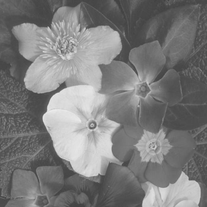
#> input picture Data/Q1/flowers.png, 207 x 207 px, shrunk from 512 x 512 before the run, found by its file name
$ jupyter execute --allow-errors IP-HW1ori.ipynb
#> lines starting #> are read from the running program, lines starting #| are printed output that depends on the picture
# Image Processing: Assignment #1
## Submission date: 10/11/2026, 23:59.
### Topics:
- Image Acquisition
- Image Histograms
- Point Operations

**Submitted by:**

- **Student 1 - Name, ID**
- **Student 2 - Name, ID**

### Assignment Instructions

- Submissions must be completed **in pairs only**. Include both students' full names and ID numbers at the top of the notebook.

- Keep your code **clean, concise, and readable**.

- You may work in your preferred IDE, but you **must** paste your final code into the **corresponding notebook cells** and run it there.

- **Write all textual answers in red** (e.g., using `<span style="color:red">your answer here</span>`).

- All figures, printed results, and other outputs must remain visible in the notebook. **Run all cells** before submitting, and **do not clear the outputs**.

- Use **relative file paths only**. Do not include absolute paths specific to your local machine.

**Important:** The use of ChatGPT and other AI tools is permitted. However, your solutions must rely **only on methods and concepts covered in the course**, and you must **fully understand and be able to explain every part of your submission**. You are responsible for the correctness and originality of your work. Plagiarism or violations of this policy may result in **a grade of zero and disciplinary action**.

Run the setup cell below before starting the assignment.
It will import all required libraries, load the dataset, and define helper functions used in later cells.

[cell 1]
# -- Setup --

# Importing Libraries
import os, re
import numpy as np
import cv2 as cv
import matplotlib.pyplot as plt
import matplotlib.patches as patches
from pathlib import Path
import math, zipfile

try:
    from google.colab import files
except ImportError:
    files = None  # For running the notebook locally

plt.rcParams['figure.figsize'] = (6, 4)
plt.rcParams['image.cmap'] = 'gray'


def _ensure_data_root():
    """Locate Data/ or extract Data.zip (supports Colab and local notebooks)."""
    for folder in ("/content/Data", "./Data"):
        if os.path.isdir(folder):
            return os.path.abspath(folder)

    for archive, location in (("/content/Data.zip", "/content"),
                              ("./Data.zip", ".")):
        if os.path.isfile(archive):
            with zipfile.ZipFile(archive, 'r') as z:
                z.extractall(location)
            folder = os.path.join(location, 'Data')
            if os.path.isdir(folder):
                return os.path.abspath(folder)

    if files is not None:
        print("Please upload Data.zip")
        uploaded = files.upload()
        assert 'Data.zip' in uploaded, "Please upload a file named Data.zip"
        return _ensure_data_root()

    raise FileNotFoundError("Place the supplied Data.zip next to this notebook and rerun.")


DATA_ROOT = _ensure_data_root()
data_root_q1 = os.path.join(DATA_ROOT, "Q1")
data_root_q2 = os.path.join(DATA_ROOT, "Q2")

# --- Helper functions ---

def imread_gray(path):
    """Read an image as uint8 grayscale, raise an error if missing."""
#> called with path = '/content/Data/Q1/flowers.png'
    img = cv.imread(str(path), cv.IMREAD_GRAYSCALE)
#> img is the input picture: shape (207, 207); min 64, max 235, mean 124.4
    if img is None:
        raise FileNotFoundError(f"Could not read image: {path}")
    return img


# [6 lines left out: function show_side_by_side, not called in this run]


images_q1 = {
    'flowers': imread_gray(os.path.join(data_root_q1, 'flowers.png')),
    'xray': imread_gray(os.path.join(data_root_q1, 'xray.png')),
    'building': imread_gray(os.path.join(data_root_q1, 'building.png')),
}
#> call 2 of imread_gray, with path = '/content/Data/Q1/xray.png'
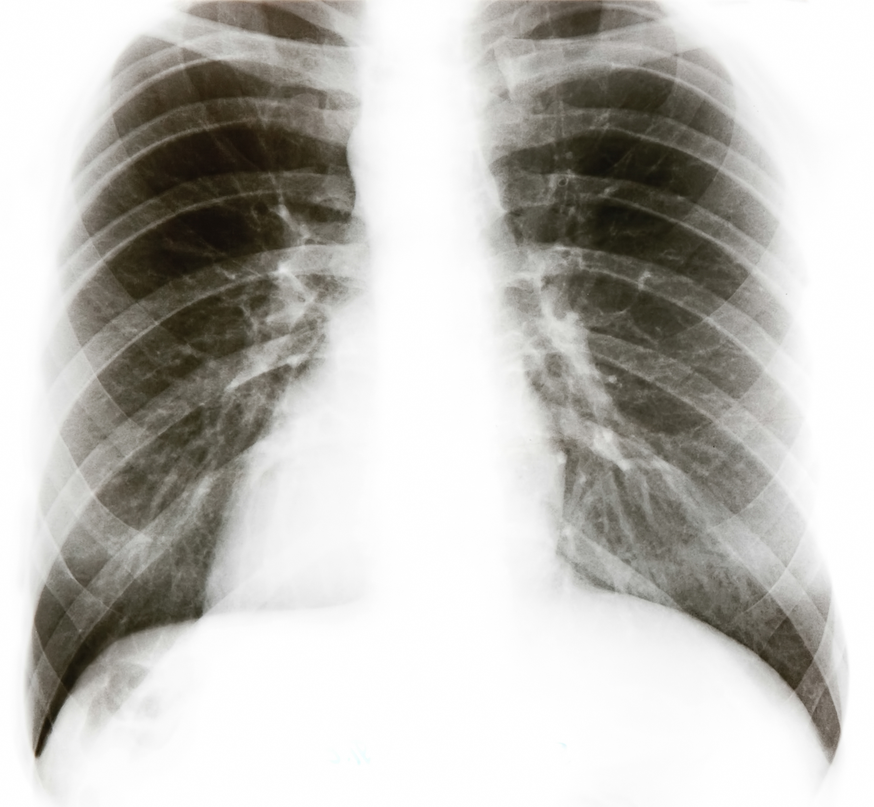
#> input picture Data/Q1/xray.png, 874 x 807 px, shrunk from 2167 x 2000 before the run, found by its file name
#> call 3 of imread_gray, with path = '/content/Data/Q1/building.png'
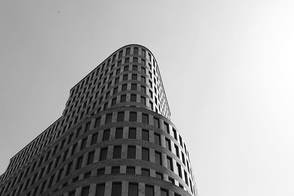
#> input picture Data/Q1/building.png, 294 x 196 px, shrunk from 728 x 485 before the run, found by its file name
#> in imread_gray, img is the input picture: shape (196, 294); min 0, max 255, mean 167.6

print("Dataset loaded successfully:", DATA_ROOT)

## Question 1 - Histograms, Contrast, and Focus (40 Points)

In this question we will explore what we can learn from an image's histogram, and how we can use histograms to change its appearance. We will start by calculating histogram statistics, continue with contrast enhancement and histogram matching, and finally examine whether histograms can help us measure image focus.

You will use the functions you implement in the first sections throughout the question.

### Histogram Statistics

As we learned in class, a histogram counts how many pixels have each gray level. By dividing these counts by the total number of pixels, we obtain the **normalized histogram**, $P(k)$, which gives the probability of observing intensity $k$.

We can use it to describe an image using a few simple statistics:

- **Mean** - the average image intensity (how bright or dark the image is overall).
- **Standard deviation** - how spread out the intensity values are.
- **Entropy** - the uncertainty or information content in the distribution of gray levels.

As we learned in class, entropy is calculated from the normalized histogram:

$$
\mathrm{Entropy}(I) = -\sum_{k:P(k)>0} P(k)\log_2 P(k)
$$

We will also calculate the **Cumulative Distribution Function (CDF)**, which adds up the histogram probabilities up to each gray level. We will need it in the next sections.

In the next cell, implement the following functions:

**`histogram(img)`** - returns an array of 256 intensity counts.

**`hist_stats(img)`** - returns the histogram, normalized CDF, mean, standard deviation, and entropy (in this order).

Calculate the statistics **from the histogram**. You may use `np.bincount` and `np.cumsum`, but not `np.mean`, `np.std`, or a built-in entropy function. Ignore bins with zero probability when calculating entropy.

[cell 2]
def histogram(img: np.ndarray) -> np.ndarray:
    """Return an array of 256 intensity counts for a uint8 grayscale image."""
    # TODO: implement

    # One bin per possible uint8 gray level; minlength keeps empty bins too.
    return np.bincount(img.ravel(), minlength=256)[:256]

    raise NotImplementedError


def hist_stats(img: np.ndarray):
    """Return (hist, cdf, mean, std, entropy) computed from the histogram."""
    # TODO: build on histogram(img)

    hist = histogram(img)
    probabilities = hist / img.size
    cdf = np.cumsum(probabilities)
    levels = np.arange(256)

    # Weighted sums calculate the mean and standard deviation from P(k).
    mean = np.sum(levels * probabilities)
    std = np.sqrt(np.sum((levels - mean) ** 2 * probabilities))

    # Ignore empty bins because log2(0) is undefined.
    nonzero = probabilities > 0
    entropy = -np.sum(probabilities[nonzero] * np.log2(probabilities[nonzero]))
    return hist, cdf, mean, std, entropy

    raise NotImplementedError

Now, let's test your implementation on the three images from the dataset.

Run the next cell to display the images and their histograms, and print the mean, standard deviation, and entropy of each one. The cell will also check that the histogram contains the correct number of pixels and that the final CDF value is 1.

[cell 3]
for name, img in images_q1.items():
    hist, F, mu, sigma, H = hist_stats(img)
    assert int(hist.sum()) == img.size
    assert np.isclose(F[-1], 1.0)
    print(f"{name:9s}  mean={mu:7.2f}  std={sigma:7.2f}  entropy={H:6.3f}")
    fig, axes = plt.subplots(1, 2, figsize=(11, 3.4))
    axes[0].imshow(img, cmap='gray', vmin=0, vmax=255)
    axes[0].set_title(name); axes[0].axis('off')
    axes[1].bar(np.arange(256), hist, width=1, color='gray')
    axes[1].set(xlim=(0,255), xlabel='Intensity', ylabel='Pixel count',
                title='Intensity histogram')
    plt.tight_layout(); plt.show()
#> this loop made 3 passes
#> (name, mean in hist_stats, std in hist_stats, entropy in hist_stats, mu, sigma, H) on passes 1 to 3: ('flowers', 124.4, 45.44, 7.03, 124.4, 45.44, 7.03), ('xray', 189.1, 74.86, 6.58, 189.1, 74.86, 6.58), ('building', 167.6, 77.08, 7.34, 167.6, 77.08, 7.34)
#> (printed output is left out)
#> pass 1, `plt.tight_layout()`:
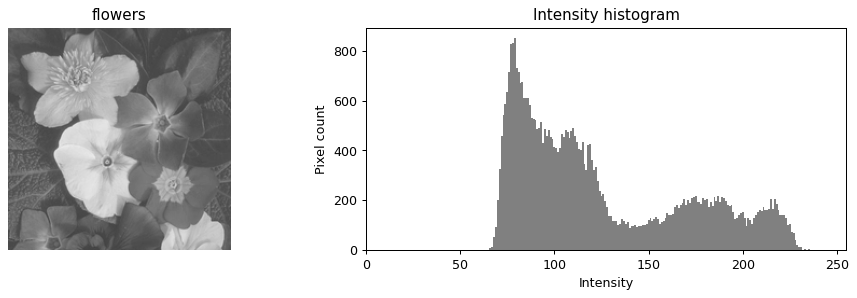
#> figure drawn by matplotlib, 2 panels; panel 2: tallest bar 850 high, from x = 78.5 to 79.5
#> pass 2, `plt.tight_layout()`:
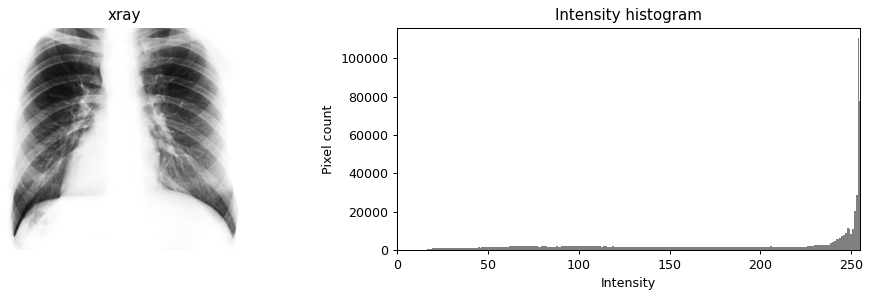
#> figure drawn by matplotlib, 2 panels; panel 2: tallest bar 110406 high, from x = 253.5 to 254.5

<font color='red'><b>Answer the following questions:</b>

1. Which image has the highest entropy? Does this necessarily mean it has the best visual quality? Explain using the images and their histograms.

2. If we shuffle the pixels of an image to different locations, would its mean, standard deviation, or entropy change? Would the histogram still look the same? What does this tell us about histograms?

</font>

<span style="color:red">Your answer here.</span>

<b>Answer 1:</b> Building has the highest entropy (7.364), then flowers (7.037) and xray (6.305). That does not mean it looks best. Entropy measures how spread out the pixel values are, and noise can raise it too.

<b>Answer 2:</b> No. Shuffling changes pixel locations, not their values. The histogram, mean, standard deviation, and entropy stay the same. A histogram does not show where pixels are.

### Histogram Shaping

In this section, we will use the histogram to improve image contrast. If most pixel values occupy a small part of the intensity range, we can stretch them to use more of the available gray levels.

Instead of using the minimum and maximum intensities, we will use **percentiles** to avoid letting a few very dark or bright pixels control the entire mapping.

In the next cell, implement `percentile_stretch`:

- Use the CDF to find the intensity levels corresponding to the given lower and upper percentiles.
- Build a **lookup table (LUT)** that maps the lower level to 0 and the upper level to 255, with a linear mapping between them. Values outside the range should be clipped.
- Apply the LUT to the image and return the transformed image, the LUT, and the two chosen intensity levels.

Use `np.rint` to round the values. If the two levels are equal, leave the image unchanged and return the identity LUT. Do not use a built-in contrast stretching function.

[cell 4]
def percentile_stretch(img: np.ndarray, low_pct: float = 5,
                       high_pct: float = 95):
    """Return (stretched_image, uint8_LUT, (low_level, high_level))."""
    if not (0 <= low_pct < high_pct <= 100):
        raise ValueError("Require 0 <= low_pct < high_pct <= 100")

    # TODO: use the CDF you already implemented to select the two levels
    # TODO: construct and apply a 256-entry monotone LUT

    hist, cdf, _, _, _ = hist_stats(img)

    # Choose the first gray level whose CDF reaches each requested percentile.
    def percentile_level(percentile):
        if percentile == 0:
            # At 0%, skip any empty bins before the first observed intensity.
            return int(np.flatnonzero(hist)[0])
        return int(np.searchsorted(cdf, percentile / 100.0, side="left"))

    low_level = percentile_level(low_pct)
    high_level = percentile_level(high_pct)

    # Keep the image unchanged when there is no intensity range to stretch.
    if low_level == high_level:
        lut = np.arange(256, dtype=np.uint8)
        return img.copy(), lut, (low_level, high_level)

    # Map [low_level, high_level] linearly to [0, 255], clipping both tails.
    values = (np.arange(256, dtype=float) - low_level) * 255 / (high_level - low_level)
    lut = np.rint(np.clip(values, 0, 255)).astype(np.uint8)
    return lut[img], lut, (low_level, high_level)

    raise NotImplementedError

Now, let's put your implementation to the test.

Apply your function to the **flowers** and **xray** images using percentile ranges `(2, 98)` and `(10, 90)`. The next cell will display the results, their histograms, and the mapping functions. It will also print the entropy before and after each transformation.

[cell 5]
for name in ('flowers', 'xray'):
    img = images_q1[name]
    out_2, lut_2, levels_2 = percentile_stretch(img, 2, 98)
    out_10, lut_10, levels_10 = percentile_stretch(img, 10, 90)

    print(f"{name}: 2–98 levels={levels_2}; 10–90 levels={levels_10}")
    entropy_original = hist_stats(img)[-1]
    entropy_2 = hist_stats(out_2)[-1]
    entropy_10 = hist_stats(out_10)[-1]
    print(f"Entropy — Original: {entropy_original:.3f}, "
          f"2–98: {entropy_2:.3f}, 10–90: {entropy_10:.3f}")
    fig, axes = plt.subplots(1, 3, figsize=(12, 3))
    for ax, (title, arr) in zip(axes, [
        ('Original', img), ('2–98 stretch', out_2), ('10–90 stretch', out_10)]):
        ax.imshow(arr, cmap='gray', vmin=0, vmax=255)
        ax.set_title(title); ax.axis('off')
    plt.tight_layout(); plt.show()

    fig, axes = plt.subplots(1, 2, figsize=(11, 3))
    axes[0].plot(np.arange(256), lut_2, label='2–98')
    axes[0].plot(np.arange(256), lut_10, label='10–90')
    axes[0].set(xlabel='Input intensity', ylabel='Output intensity', title='Mapping LUTs')
    axes[0].legend()
    axes[1].hist(out_2.ravel(), bins=256, range=(0,256), alpha=.6, label='2–98')
    axes[1].hist(out_10.ravel(), bins=256, range=(0,256), alpha=.5, label='10–90')
    axes[1].set(xlabel='Output intensity', ylabel='Pixel count', title='Output histograms')
    axes[1].legend()
    plt.tight_layout(); plt.show()
#> this loop made 2 passes
#> (levels_2, entropy_original, entropy_2) on passes 1 to 2: ((72, 220), 7.03, 6.89), ((31, 255), 6.58, 6.49)
#> (printed output is left out)
#> pass 1, `out_2, lut_2, levels_2 = percentile_stretch(img, 2, 98)`:
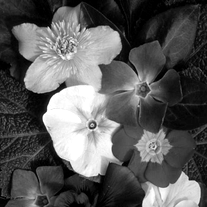
#> out_2: shape (207, 207); min 0, max 255, mean 90.2
#> pass 1, `out_10, lut_10, levels_10 = percentile_stretch(img, 10, 90)`:
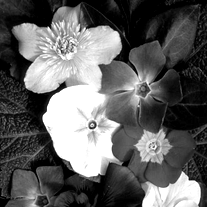
#> out_10: shape (207, 207); min 0, max 255, mean 97.4
#> pass 1, `plt.tight_layout()`:
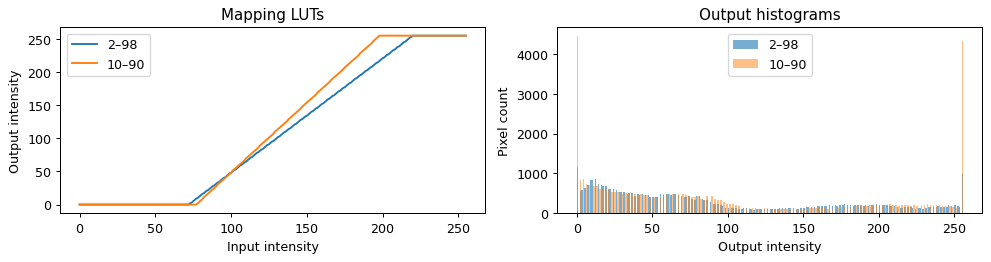
#> figure drawn by matplotlib, 2 panels; panel 1: curve peaks at x = 220, y = 255; panel 1: curve peaks at x = 198, y = 255; panel 2: tallest bar 1152 high, from x = 0 to 1; panel 2: tallest bar 4456 high, from x = 0 to 1
#> pass 2, `out_2, lut_2, levels_2 = percentile_stretch(img, 2, 98)`:
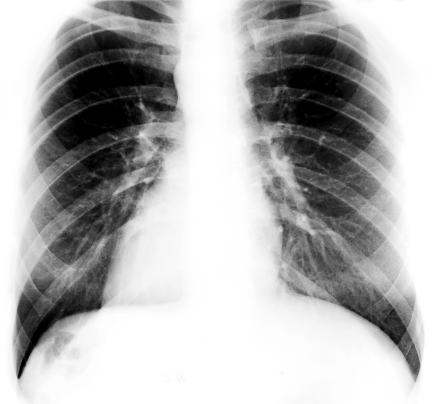
#> out_2: shape (807, 874) (shown at 1/2 size); min 0, max 255, mean 180.2
#> pass 2, `out_10, lut_10, levels_10 = percentile_stretch(img, 10, 90)`:
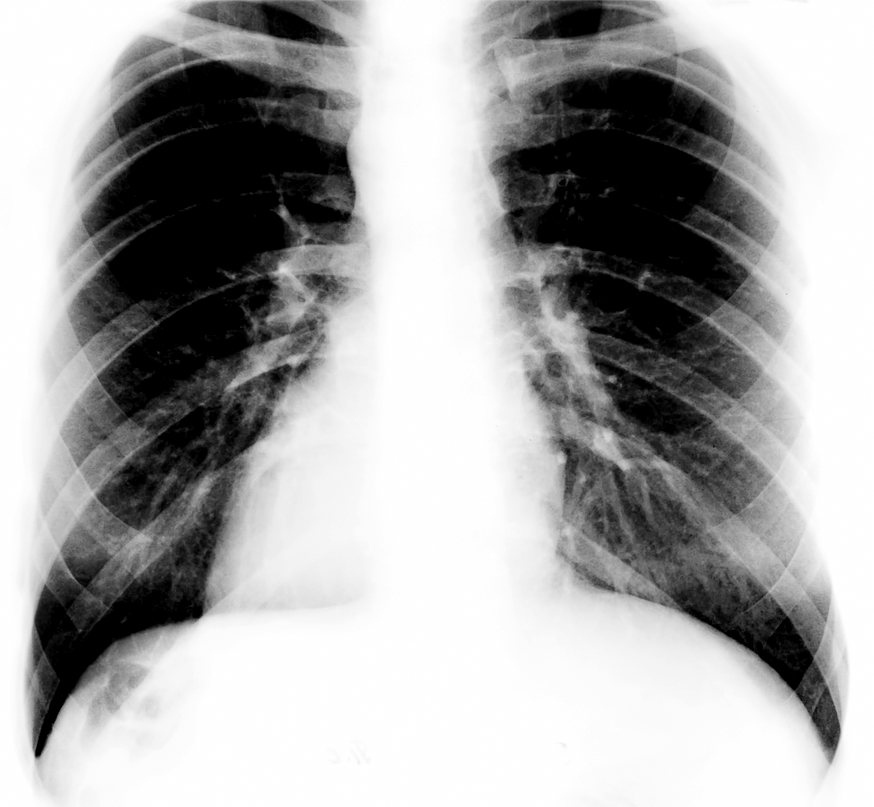
#> out_10: shape (807, 874); min 0, max 255, mean 168.2
#> (the rest of the program and of its run is left out)
